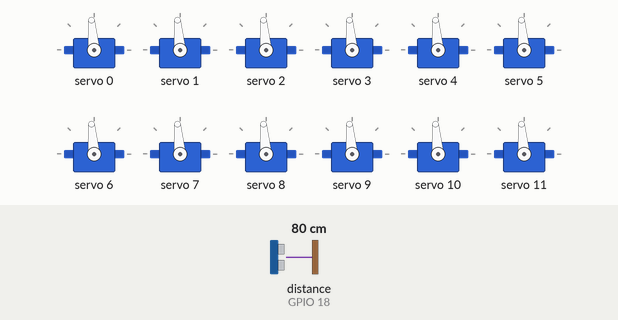
Recording of a sketch running on a simulated ESP32. Parts: 12 × servo. Wiring (inferred from the names in the program): ultrasonic range finder: trigger GPIO 5; echo GPIO 18. The inputs (shaded band) are chosen by the test bench; at power-on: distance to the obstacle (sensor on GPIO 18) 80 cm. The echo pulse lasts 58.3 µs per cm; what the sketch prints to the serial monitor is not drawn.

Above: at 1.2 s.
1.3 s: distance to the obstacle (sensor on GPIO 18) set to 23 cm
2.8 s: distance to the obstacle (sensor on GPIO 18) set to 17 cm
At 3.04 s:
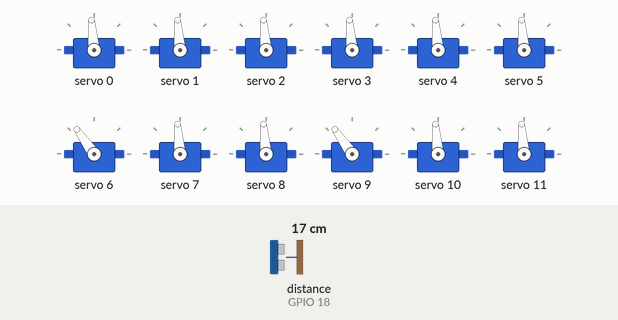
At 3.45 s:
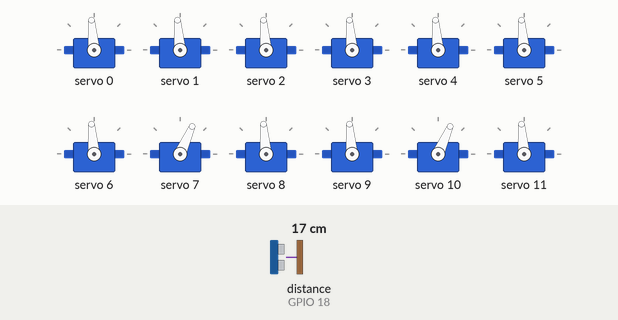
5.8 s: distance to the obstacle (sensor on GPIO 18) set to 35 cm
At 6.7 s:
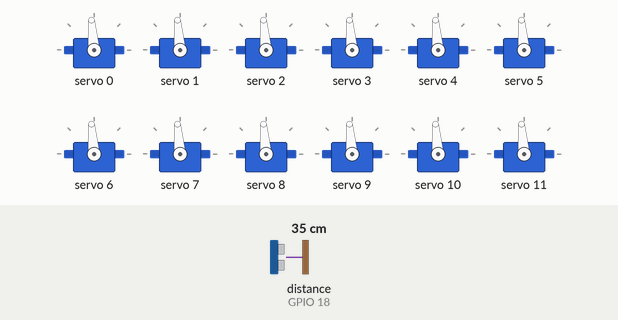
Timing chart, 0 to 8.8 s (numbered marks = the images above; inputs shaded):
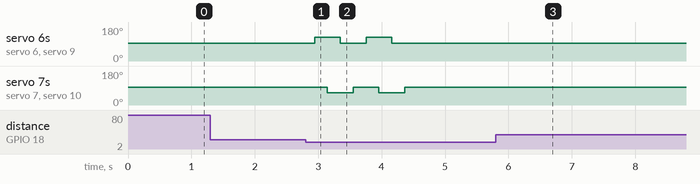

The sketch:

Spider.ino
```cpp
#include <Wire.h>
#include <Adafruit_PWMServoDriver.h>
#include <WiFi.h>
#include <ESPAsyncWebServer.h>

// --- WIFI CONFIGURATION ---
const char* ap_ssid = "Spider Robot controller";

// --- PIN CONFIGURATION ---
const int TRIG_PIN = 5;
const int ECHO_PIN = 18;
const int DIST_THRESHOLD = 20;

Adafruit_PWMServoDriver pwm = Adafruit_PWMServoDriver();
AsyncWebServer server(80);

// --- YOUR SPIDER-OS HTML CODE ---
const char index_html[] PROGMEM = R"rawliteral(
<!DOCTYPE html>
<html lang="en">
<head>
    <meta charset="UTF-8">
    <meta name="viewport" content="width=device-width, initial-scale=1.0, maximum-scale=1.0, user-scalable=no">
    <title>Spider-Bot Tactical HUD</title>
    <style>
        :root { --spider-red: #ff002b; --spider-black: #050505; --spider-blue: #001d4a; --glow: 0 0 15px rgba(255, 0, 43, 0.9); }
        body { background-color: var(--spider-black); background-image: radial-gradient(circle at 10% 10%, rgba(255,255,255,0.05) 1px, transparent 1px), linear-gradient(30deg, transparent 49%, rgba(255,255,255,0.1) 50%, transparent 51%), linear-gradient(-30deg, transparent 49%, rgba(255,255,255,0.1) 50%, transparent 51%); background-size: 100% 100%, 50px 50px, 50px 50px; color: white; font-family: 'Segoe UI', sans-serif; margin: 0; display: flex; flex-direction: column; align-items: center; overflow: hidden; height: 100vh; user-select: none; -webkit-user-select: none; }
        #eye-overlay { position: fixed; top: 30%; left: 50%; transform: translate(-50%, -50%); width: 100vw; display: flex; justify-content: center; gap: 15px; pointer-events: none; z-index: 1000; opacity: 0; transition: opacity 0.2s ease-in-out; }
        .eye-frame { width: 170px; height: 85px; background: #000; display: flex; align-items: center; justify-content: center; clip-path: polygon(0% 20%, 30% 0%, 100% 40%, 100% 100%, 40% 100%, 0% 80%); filter: drop-shadow(0 0 10px var(--spider-red)); }
        .eye-glow { width: 88%; height: 85%; background: var(--spider-red); clip-path: polygon(5% 25%, 32% 8%, 95% 45%, 95% 95%, 42% 95%, 5% 75%); box-shadow: inset 0 0 20px rgba(0,0,0,0.9); }
        .eye-frame.right { transform: scaleX(-1); }
        .attack-active #eye-overlay { opacity: 1; }
        #sticky-overlay, #aim-overlay { position: absolute; top: 0; left: 0; width: 100%; height: 100%; background: rgba(0,0,0,0.85); z-index: 200; display: flex; flex-direction: column; justify-content: center; align-items: center; backdrop-filter: blur(8px); }
        .btn-main { background: var(--spider-red); color: white; border: none; padding: 18px 35px; border-radius: 40px; font-weight: 900; font-size: 16px; cursor: pointer; box-shadow: var(--glow); }
        #aim-ui { display: flex; flex-direction: column; align-items: center; gap: 20px; }
        .aim-row { display: flex; gap: 25px; }
        .aim-btn { width: 75px; height: 75px; border: 2px solid var(--spider-red); background: transparent; color: white; border-radius: 50%; font-size: 28px; }
        .header { margin-top: 15px; text-align: center; }
        h1 { color: var(--spider-red); font-size: 20px; text-shadow: var(--glow); margin: 0; }
        #status-text { font-size: 11px; height: 20px; color: #aaa; margin-top: 5px; text-transform: uppercase; }
        .control-area { flex-grow: 1; display: flex; justify-content: center; align-items: center; width: 100%; }
        .hidden { display: none !important; }
        #button-container { display: grid; grid-template-columns: repeat(3, 85px); gap: 12px; }
        .dir-btn { width: 85px; height: 85px; background: rgba(255,255,255,0.05); border: 2px solid var(--spider-red); color: white; border-radius: 20px; font-size: 26px; }
        #joy-base { width: 200px; height: 200px; border: 2px solid var(--spider-red); border-radius: 50%; position: relative; }
        #joy-stick { width: 70px; height: 70px; background: var(--spider-red); border-radius: 50%; position: absolute; left: 65px; top: 65px; box-shadow: var(--glow); touch-action: none; }
        .action-tray { background: var(--spider-blue); width: 100%; padding: 15px 5px; display: grid; grid-template-columns: repeat(4, 1fr); gap: 8px; border-top: 2px solid var(--spider-red); }
        .action-btn { background: rgba(255,255,255,0.1); border: 1px solid rgba(255,255,255,0.2); color: white; padding: 12px 0; border-radius: 6px; font-size: 10px; font-weight: bold; }
    </style>
</head>
<body>
    <div id="eye-overlay"><div class="eye-frame left"><div class="eye-glow"></div></div><div class="eye-frame right"><div class="eye-glow"></div></div></div>
    <div id="sticky-overlay" class="hidden"><p id="sticky-title" style="color:var(--spider-red); margin-bottom:20px; font-weight:bold; letter-spacing:2px;">AUTO-DRIVE ACTIVE</p><button class="btn-main" onclick="stopEverything()">RELEASE COMMAND</button></div>
    <div id="aim-overlay" class="hidden"><button id="override-trigger" class="btn-main" onclick="showAimControls()" style="background:white; color:black; margin-bottom:30px;">MANUAL OVERRIDE</button><div id="aim-ui" class="hidden"><div class="aim-row"><button class="aim-btn" onpointerdown="send('aim_left')" onpointerup="send('aim_stop')">◀</button><button class="btn-main" onclick="executeFinalAttack()">RELEASE</button><button class="aim-btn" onpointerdown="send('aim_right')" onpointerup="send('aim_stop')">▶</button></div></div></div>
    <div class="header"><h1>SPIDER-OS v6.0</h1><div id="status-text">Ready...</div><button onclick="toggleMode()" style="background:transparent; color:#666; border:1px solid #444; border-radius:10px; font-size:9px; padding:3px 10px; margin-top:5px;">INPUT: JOYSTICK/BUTTONS</button></div>
    <div class="control-area"><div id="joystick-container"><div id="joy-base"><div id="joy-stick"></div></div></div><div id="button-container" class="hidden"><div style="grid-column: 2"><button class="dir-btn" onpointerdown="startPress('forward')" onpointerup="endPress()">▲</button></div><button class="dir-btn" onpointerdown="startPress('left')" onpointerup="endPress()" style="grid-row: 2">◀</button><button class="dir-btn" onclick="stopEverything()" style="grid-row: 2; background: #222;">■</button><button class="dir-btn" onpointerdown="startPress('right')" onpointerup="endPress()" style="grid-row: 2">▶</button><div style="grid-column: 2"><button class="dir-btn" onpointerdown="startPress('backward')" onpointerup="endPress()">▼</button></div></div></div>
    <div class="action-tray"><button class="action-btn" onclick="send('wave')">WAVE</button><button class="action-btn" onclick="send('dance')">DANCE</button><button class="action-btn" onclick="startAttackSequence()" style="color:var(--spider-red); border-color:var(--spider-red);">ATTACK</button><button class="action-btn" onclick="send('web')">WEB</button><button class="action-btn" onclick="send('sit')">REST</button><button class="action-btn" onclick="send('patrol')">PATROL</button><button class="action-btn" onclick="send('pushup')">FITNESS</button><button class="action-btn" onclick="stopEverything()" style="color:#ff6b6b">STOP</button></div>
    <script>
        const statusText = document.getElementById('status-text'); const overlayContainer = document.body; const stickyOverlay = document.getElementById('sticky-overlay'); const aimOverlay = document.getElementById('aim-overlay'); const aimUI = document.getElementById('aim-ui'); const overrideTrigger = document.getElementById('override-trigger'); const joyContainer = document.getElementById('joystick-container'); const btnContainer = document.getElementById('button-container'); const stick = document.getElementById('joy-stick'); const base = document.getElementById('joy-base'); let lastCmd = "stop", pressTimer, attackCountdown, isSticky = false, isAiming = false, isMoving = false; function toggleMode() { joyContainer.classList.toggle('hidden'); btnContainer.classList.toggle('hidden'); stopEverything(); } function send(cmd) { if (cmd !== lastCmd) { statusText.innerText = "COMMAND: " + cmd.toUpperCase(); fetch(`/move?dir=${cmd}`).catch(() => {}); lastCmd = cmd; } } function startPress(cmd) { send(cmd); pressTimer = setTimeout(() => { isSticky = true; stickyOverlay.classList.remove('hidden'); }, 1000); } function endPress() { clearTimeout(pressTimer); if (!isSticky) send('stop'); } function startAttackSequence() { overlayContainer.classList.add('attack-active'); setTimeout(() => { overlayContainer.classList.remove('attack-active'); }, 3000); aimOverlay.classList.remove('hidden'); overrideTrigger.classList.remove('hidden'); aimUI.classList.add('hidden'); isAiming = false; attackCountdown = setTimeout(() => { if (!isAiming) executeFinalAttack(); }, 5000); } function showAimControls() { isAiming = true; clearTimeout(attackCountdown); overrideTrigger.classList.add('hidden'); aimUI.classList.remove('hidden'); } function executeFinalAttack() { send('attack_execute'); setTimeout(() => { aimOverlay.classList.add('hidden'); }, 500); } function stopEverything() { clearTimeout(pressTimer); clearTimeout(attackCountdown); isSticky = false; isAiming = false; overlayContainer.classList.remove('attack-active'); stickyOverlay.classList.add('hidden'); aimOverlay.classList.add('hidden'); send('stop'); } function handleJoy(e) { if (!isMoving || isSticky) return; const rect = base.getBoundingClientRect(); const cx = rect.left + rect.width / 2, cy = rect.top + rect.height / 2; const clientX = e.touches ? e.touches[0].clientX : e.clientX; const clientY = e.touches ? e.touches[0].clientY : e.clientY; const dx = clientX - cx, dy = clientY - cy; const dist = Math.min(Math.sqrt(dx*dx + dy*dy), 70); const angle = Math.atan2(dy, dx); stick.style.transform = `translate(${Math.cos(angle)*dist}px, ${Math.sin(angle)*dist}px)`; if (dist > 30) { const deg = angle * 180 / Math.PI; if (deg > -45 && deg <= 45) send('right'); else if (deg > 45 && deg <= 135) send('backward'); else if (deg > -135 && deg <= -45) send('forward'); else send('left'); } else send('stop'); } stick.addEventListener('pointerdown', (e) => { isMoving = true; e.target.setPointerCapture(e.pointerId); }); stick.addEventListener('pointermove', handleJoy); stick.addEventListener('pointerup', () => { isMoving = false; stick.style.transform = 'none'; send('stop'); });
    </script>
</body>
</html>
)rawliteral";

// --- SERVO CONTROL LOGIC ---
void setAngle(int servoNum, int angle) {
  int pulse = map(angle, 0, 180, 150, 600);
  pwm.setPWM(servoNum, 0, pulse);
}

void robotStand() {
  for (int i = 0; i < 12; i++) setAngle(i, 90);
}

void moveBackward(int steps) {
  for (int s = 0; s < steps; s++) {
    setAngle(6, 120); setAngle(9, 120);
    delay(200);
    setAngle(7, 60); setAngle(10, 60);
    delay(200);
    setAngle(6, 90); setAngle(9, 90);
    delay(200);
    robotStand();
    delay(200);
  }
}

void attackStance() {
  setAngle(0, 160); setAngle(1, 160);
  setAngle(3, 160); setAngle(4, 160);
}

// --- SETUP ---
void setup() {
  Serial.begin(115200);
  pinMode(TRIG_PIN, OUTPUT);
  pinMode(ECHO_PIN, INPUT);
  pwm.begin();
  pwm.setPWMFreq(60);
  robotStand();

  // ACCESS POINT MODE INITIALIZATION
  WiFi.softAP(ap_ssid);

  Serial.println("\nSpider-OS Online in AP Mode!");
  Serial.print("SSID: "); Serial.println(ap_ssid);
  Serial.print("IP: "); Serial.println(WiFi.softAPIP());

  server.on("/", HTTP_GET, [](AsyncWebServerRequest *request){
    request->send_P(200, "text/html", index_html);
  });

  server.on("/move", HTTP_GET, [](AsyncWebServerRequest *request){
    if (request->hasParam("dir")) {
      String command = request->getParam("dir")->value();
      if (command == "backward") { moveBackward(1); }
      else if (command == "stop") { robotStand(); }
      else if (command == "attack_execute") { attackStance(); }
    }
    request->send(200, "text/plain", "OK");
  });

  server.begin();
}

void loop() {
  digitalWrite(TRIG_PIN, LOW);
  delayMicroseconds(2);
  digitalWrite(TRIG_PIN, HIGH);
  delayMicroseconds(10);
  digitalWrite(TRIG_PIN, LOW);

  long duration = pulseIn(ECHO_PIN, HIGH);
  int distance = duration * 0.034 / 2;

  if (distance > 0 && distance < DIST_THRESHOLD) {
    robotStand();
    delay(100);
    moveBackward(2);
    robotStand();
    delay(1500);
  }
  delay(50);
}
```

Measured:
- the behaviour switches between 21 and 20 cm on distance to the obstacle (sensor on GPIO 18) (found by bisection; images 0 and 1)
- after the input at 1.3 s, every drawn part: stays the same
- after the input at 2.8 s, servo 6: alternates 125° for 0.40 s and 95° for 0.41 s, 4 changes in all, then stays 95°, starting after 0.14 s; servo 7: alternates 95° for 0.40 s and 66° for 0.41 s, 4 changes in all, then stays 95°, starting after 0.35 s
- after the input at 5.8 s, servo 6, servo 7, servo 9, servo 10: stops changing and stays 95°
